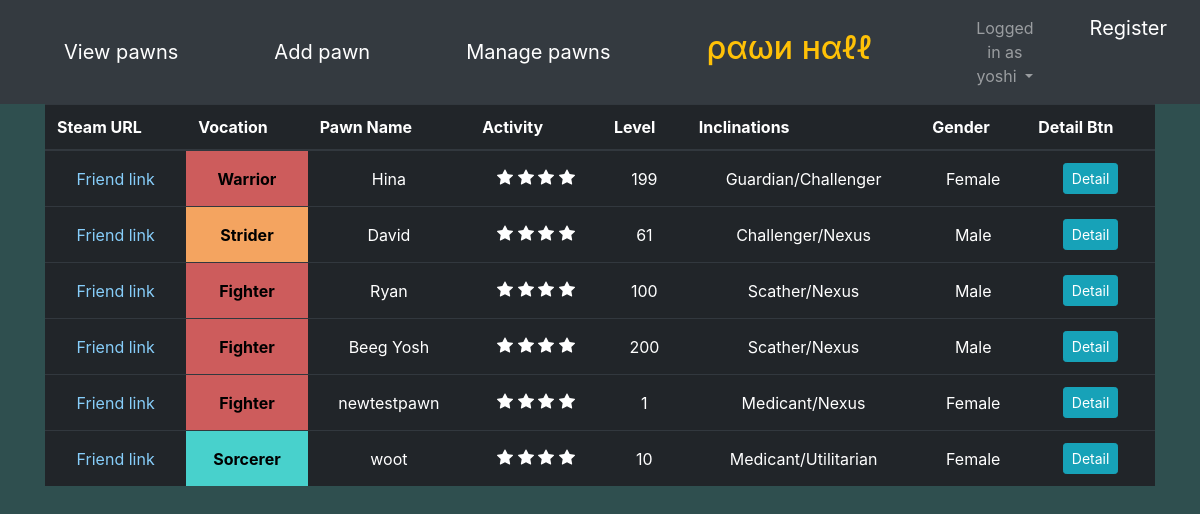
Screenshot of / (signed in) with the database file from the repository.
### pawnlisting/models.py (models this page shows, shortened)
class Pawn(models.Model):
    id = models.AutoField(primary_key=True)
    name = models.CharField(max_length=30)
    vocation = models.CharField(max_length=20, choices=build_choices(vocations))
    level = models.IntegerField()
    gender = models.CharField(max_length=10, choices=build_choices(genders))
    PRIMARY_INCLINATION_CHOICES = build_choices(inclinations)
    SECONDARY_INCLINATION_CHOICES = PRIMARY_INCLINATION_CHOICES[:] + [("None", "None")]
    primary_inclination = models.CharField(max_length=30, choices=PRIMARY_INCLINATION_CHOICES)
    secondary_inclination= models.CharField(max_length=30, choices=SECONDARY_INCLINATION_CHOICES)
    notes = models.TextField(max_length=1000, blank=True)
    picture = models.ImageField(upload_to="pawn_pictures/", null=True, blank=True)
    created_by = models.ForeignKey("auth.User", null=False, on_delete=models.CASCADE)
    last_modified = models.DateTimeField(default=timezone.now)
    @property
    def activity(self):
        time_since_modified = timezone.now() - self.last_modified
        weeks_since_modified = time_since_modified.days // 7
        return 4 - weeks_since_modified
    @property
    def vocation_color(self):
        if self.vocation == "Fighter" or self.vocation == "Warrior":
            return "red"
        elif self.vocation == "Strider" or self.vocation == "Ranger":
            return "yellow"
        else:
            return "blue"

### pawnlisting/views.py (the view)
# urls.py: path('', views.PawnList.as_view(), name='list_pawn'),
class PawnList(ListView):
    model = Pawn
    template_name = "pawnlisting/pawn_list.html"
    def get_queryset(self):
        return Pawn.objects.all()

### pawnlisting/templates/pawnlisting/pawn_list.html (shortened to what this page needs)
{% include "pawnlisting/base.html" %}
{% load static %}
<link rel="stylesheet" href="{% static 'pawnlisting/css/pawn_list.css' %}">
<div class="container">
    <table class="table table-dark">
    <thead>
        <th scope="col">Steam URL</th>
        <th scope="col">Vocation</th>
        <th scope="col">Pawn Name</th>
        <th scope="col">Activity</th>
        <th scope="col">Level</th>
        <th scope="col">Inclinations</th>
        <th scope="col">Gender</th>
        <th scope="col">Detail Btn</th>
    </thead>
    <tbody>
        {% for pawn in pawn_list %}
            <tr>
                <td> <a href="{{ pawn.created_by.userprofile.steam_url }}"> Friend link </a> </td>
                <td class="{{ pawn.vocation_color }}-vocation"> <b> {{ pawn.vocation }} </b> </td>
                <td>{{ pawn.name }}</td>
                <td>
                </td>
                <td>{{ pawn.level }}</td>
                <td>{{ pawn.primary_inclination }}/{{ pawn.secondary_inclination }}</td>
                <td>{{ pawn.gender }}</td>
                <td><a href="{% url 'view_pawn' pawn.id %}" class="btn btn-info btn-sm"> Detail </a>
            </tr>
        {% endfor %}
    </tbody>
    </table>
</div>

### pawnlisting/templates/pawnlisting/base.html (shortened to what this page needs)
{% load static %}
<head>
    <link rel="stylesheet" href="https://maxcdn.bootstrapcdn.com/bootstrap/4.0.0/css/bootstrap.min.css">
    <link rel="stylesheet" href="{% static 'pawnlisting/css/base.css' %}">
</head>
<nav class="navbar navbar-expand-lg navbar-dark bg-dark">
    <div class="navbar-collapse collapse w-100 dual-collapse2 order-1 order-md-0">
        <ul class="navbar-nav ml-auto text-center">
            <a class="navbar-brand nav-item mx-5" href="{% url 'list_pawn' %}"> View pawns </a>
            <a class="navbar-brand nav-item mx-5" href="{% url 'create_pawn' %}"> Add pawn </a>
            <a class="navbar-brand nav-item mx-5" href="{% url 'manage_pawns' %}"> Manage pawns </a>
        </ul>
    </div>
    <h2 class="text-warning navbar-text nav-item mx-5" style="white-space: nowrap;"> ραωи нαℓℓ </h2>
    <div class="navbar-collapse collapse w-100 dual-collapse2 order-2 order-md-2 mx-5">
        <ul class="navbar-nav mr-auto text-center">
            {% if user.is_authenticated %}
                <li class="nav-item dropdown">
                        <a class="nav-link dropdown-toggle" href="#" id="navbarDropdown" role="button"
                                    data-toggle="dropdown" aria-haspopup="true" aria-expanded="false">
                                    Logged in as {{ user.username }}
                        </a>
                </li>
            {% else %}
                <a class="navbar-brand" href="{% url 'login' %}"> Login </a>
            {% endif %}
            <a class="navbar-brand nav-item mx-5" href="{% url 'register' %}"> Register </a>
        </ul>
    </div>
</nav>

### pawnlisting/static/pawnlisting/css/base.css (style rules this page uses)
div { color: whitesmoke; }

### pawnlisting/static/pawnlisting/css/pawn_list.css (style rules this page uses)
td.red-vocation { background-color: indianred; }
td.yellow-vocation { background-color: sandybrown; }
td.blue-vocation { background-color: mediumturquoise; }
b { color: black; }
.table td { text-align: center; vertical-align: middle; }
a { color: lightskyblue; }

### rows the page displays
Pawn: vocation "Warrior", name "Hina", level "199", primary_inclination "Guardian", secondary_inclination "Challenger", gender "Female"
Pawn: vocation "Strider", name "David", level "61", primary_inclination "Challenger", secondary_inclination "Nexus", gender "Male"
Pawn: vocation "Fighter", name "Ryan", level "100", primary_inclination "Scather", secondary_inclination "Nexus", gender "Male"
Pawn: vocation "Fighter", name "Beeg Yosh", level "200", primary_inclination "Scather", secondary_inclination "Nexus", gender "Male"
Pawn: vocation "Fighter", name "newtestpawn", level "1", primary_inclination "Medicant", secondary_inclination "Nexus", gender "Female"
Pawn: vocation "Sorcerer", name "woot", level "10", primary_inclination "Medicant", secondary_inclination "Utilitarian", gender "Female"

### other values shown
{{ user.username }} "yoshi"
